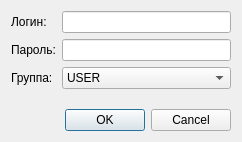
<?xml version="1.0" encoding="UTF-8"?>
<ui version="4.0">
 <class>UserDialog</class>
 <widget class="QDialog" name="UserDialog">
  <property name="geometry">
   <rect>
    <x>0</x>
    <y>0</y>
    <width>242</width>
    <height>142</height>
   </rect>
  </property>
  <property name="windowTitle">
   <string>Пользователь хранилища</string>
  </property>
  <layout class="QVBoxLayout" name="verticalLayout">
   <item>
    <layout class="QGridLayout" name="gridLayout">
     <item row="0" column="0">
      <widget class="QLabel" name="label_login">
       <property name="text">
        <string>Логин:</string>
       </property>
      </widget>
     </item>
     <item row="0" column="2">
      <widget class="QLineEdit" name="lineEdit_login"/>
     </item>
     <item row="1" column="0" colspan="2">
      <widget class="QLabel" name="label_password">
       <property name="text">
        <string>Пароль:</string>
       </property>
      </widget>
     </item>
     <item row="1" column="2">
      <widget class="QLineEdit" name="lineEdit_password">
       <property name="echoMode">
        <enum>QLineEdit::Password</enum>
       </property>
      </widget>
     </item>
     <item row="2" column="0" colspan="2">
      <widget class="QLabel" name="label_group">
       <property name="text">
        <string>Группа:</string>
       </property>
      </widget>
     </item>
     <item row="2" column="2">
      <widget class="QComboBox" name="comboBox_group">
       <item>
        <property name="text">
         <string>USER</string>
        </property>
       </item>
       <item>
        <property name="text">
         <string>ADMIN</string>
        </property>
       </item>
      </widget>
     </item>
    </layout>
   </item>
   <item>
    <spacer name="verticalSpacer">
     <property name="orientation">
      <enum>Qt::Vertical</enum>
     </property>
     <property name="sizeHint" stdset="0">
      <size>
       <width>20</width>
       <height>40</height>
      </size>
     </property>
    </spacer>
   </item>
   <item>
    <widget class="QDialogButtonBox" name="buttonBox">
     <property name="orientation">
      <enum>Qt::Horizontal</enum>
     </property>
     <property name="standardButtons">
      <set>QDialogButtonBox::Cancel|QDialogButtonBox::Ok</set>
     </property>
    </widget>
   </item>
  </layout>
 </widget>
 <resources/>
 <connections/>
</ui>
